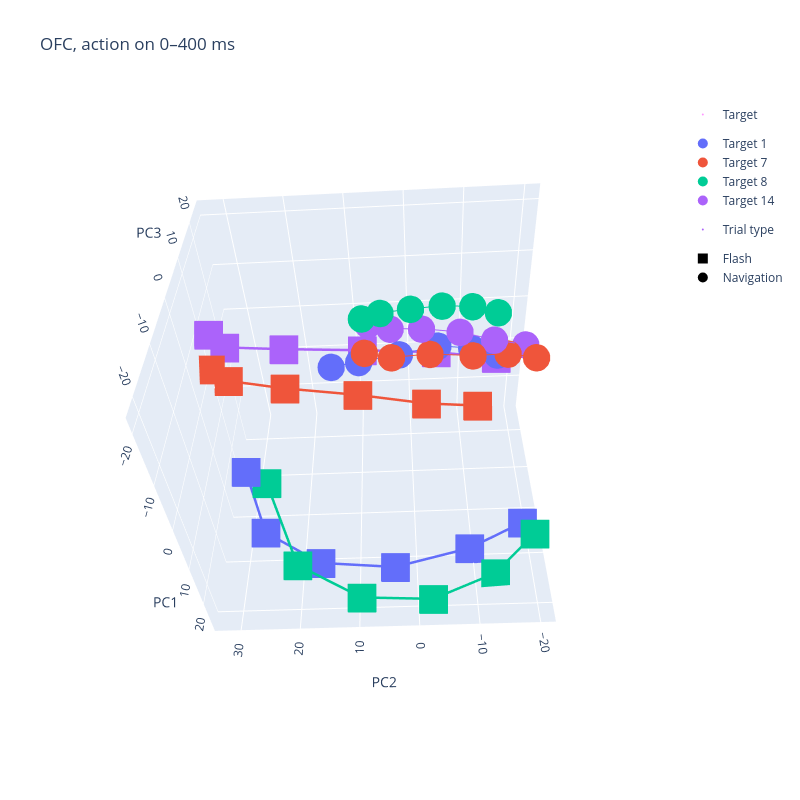

Write notebook code for a chart like this one.
### Code cell
# input to pca is flash action on 0-400 and navigation first step action on 0-400ms, basically, 
# trying to see if the neural population respond to the start of a trial in similarly to flash vs navigation
# also look at when the start is the goal versus not during navigation trials

# -----------------------------
# Settings
# -----------------------------
targets = [1, 7, 8, 14]
values = np.arange(4)

colors = {
    1: "#636EFA",
    7: "#EF553B",
    8: "#00CC96",
    14: "#AB63FA"
}

value_sizes = values * 9

trial_symbols = {
    "Flash": "square",
    "Navigation": "circle",
}

# -----------------------------
# Figure
# -----------------------------
fig = go.Figure()

# -----------------------------
# Real data traces (no legend)
# -----------------------------
for ii, target in enumerate(targets):

    color = colors[target]

    # Flash trials
    fig.add_trace(
        go.Scatter3d(
            x=red_X[0, ii, ::5, 0],
            y=red_X[0, ii, ::5, 1],
            z=red_X[0, ii, ::5, 2],
            mode="lines+markers",
            marker=dict(size=15, color=color, symbol="square"),
            line=dict(width=5, color=color),
            legendgroup=f"target_{target}",
            showlegend=False
        )
    )

    # Navigation trials

    fig.add_trace(
        go.Scatter3d(
            x=red_X[1, ii, ::5, 0],
            y=red_X[1, ii, ::5, 1],
            z=red_X[1, ii, ::5, 2],
            mode="lines+markers",
            marker=dict(
                size= vv*4+4,
                color=color,
                symbol="circle"
            ),
            line=dict(width= 2, color=color),
            legendgroup=f"target_{target}",
            showlegend=False
        )
    )

# -----------------------------
# Dummy legend: Target (color)
# -----------------------------
fig.add_trace(go.Scatter3d(
    x=[None], y=[None], z=[None],
    mode="markers",
    marker=dict(size=0),
    name="Target",
    showlegend=True
))

for target in targets:
    fig.add_trace(
        go.Scatter3d(
            x=[None], y=[None], z=[None],
            mode="markers",
            marker=dict(size=10, color=colors[target], symbol="circle"),
            name=f"Target {target}",
            legendgroup="targets",
            showlegend=True
        )
    )

# -----------------------------
# Dummy legend: Trial type (symbol)
# -----------------------------
fig.add_trace(go.Scatter3d(
    x=[None], y=[None], z=[None],
    mode="markers",
    marker=dict(size=0),
    name="Trial type",
    showlegend=True
))

for label, symbol in trial_symbols.items():
    fig.add_trace(
        go.Scatter3d(
            x=[None], y=[None], z=[None],
            mode="markers",
            marker=dict(size=10, color="black", symbol=symbol),
            name=label,
            legendgroup="trial_type",
            showlegend=True
        )
    )

# -----------------------------
# Layout
# -----------------------------
fig.update_layout(
    scene=dict(
        xaxis_title="PC1",
        yaxis_title="PC2",
        zaxis_title="PC3"
    ),
    title=f"{region}, action on 0–400 ms",
    width=800,
    height=800,
    legend=dict(tracegroupgap=10)
)

# fig.write_html("/Volumes/Extreme SSD/Subspace/OFC, flash and navigation, at the goal location.html")
fig.show()

### Figure 1 — Plotly figure (JSON) as saved in the notebook; plotly's stock layout.template omitted (floating-point values rounded to 4 significant figures)
{"data": [{"legendgroup": "target_1", "line": {"color": "#636EFA", "width": 5}, "marker": {"color": "#636EFA", "size": 15, "symbol": "square"}, "mode": "lines+markers", "showlegend": false, "type": "scatter3d", "x": [-1.915, 8.976, 18.25, 24.73, 26.95, 25.05], "y": [24.77, 23.25, 15.75, 3.79, -9.387, -19.03], "z": [-14.91, -18.03, -17.74, -14.74, -9.896, -6.104]}, {"legendgroup": "target_1", "line": {"color": "#636EFA", "width": 2}, "marker": {"color": "#636EFA", "size": 16, "symbol": "circle"}, "mode": "lines+markers", "showlegend": false, "type": "scatter3d", "x": [-14.71, -13.58, -12.63, -12.16, -11.0, -9.989], "y": [11.33, 7.543, 1.645, -4.149, -9.251, -13.1], "z": [-6.957, -4.901, -2.496, -0.3412, 0.1556, -0.4309]}, {"legendgroup": "target_7", "line": {"color": "#EF553B", "width": 5}, "marker": {"color": "#EF553B", "size": 15, "symbol": "square"}, "mode": "lines+markers", "showlegend": false, "type": "scatter3d", "x": [-4.231, 3.594, 11.48, 18.16, 21.85, 21.7], "y": [32.77, 32.09, 23.65, 10.37, -3.268, -13.45], "z": [5.375, 10.92, 16.78, 21.15, 21.69, 20.38]}, {"legendgroup": "target_7", "line": {"color": "#EF553B", "width": 2}, "marker": {"color": "#EF553B", "size": 16, "symbol": "circle"}, "mode": "lines+markers", "showlegend": false, "type": "scatter3d", "x": [-16.14, -15.01, -14.0, -13.07, -11.96, -11.02], "y": [6.538, 2.761, -2.783, -9.018, -14.31, -18.55], "z": [-5.889, -5.784, -4.24, -3.892, -2.565, -2.568]}, {"legendgroup": "target_8", "line": {"color": "#00CC96", "width": 5}, "marker": {"color": "#00CC96", "size": 15, "symbol": "square"}, "mode": "lines+markers", "showlegend": false, "type": "scatter3d", "x": [0.04753, 12.73, 21.97, 26.92, 27.29, 24.81], "y": [21.94, 18.53, 9.24, -2.448, -13.4, -20.83], "z": [-15.57, -21.65, -22.09, -19.8, -14.94, -8.715]}, {"legendgroup": "target_8", "line": {"color": "#00CC96", "width": 2}, "marker": {"color": "#00CC96", "size": 16, "symbol": "circle"}, "mode": "lines+markers", "showlegend": false, "type": "scatter3d", "x": [-21.25, -20.68, -19.54, -17.8, -16.41, -14.72], "y": [6.632, 4.09, -0.1981, -4.88, -9.501, -13.45], "z": [-4.585, -2.812, -0.7011, 1.982, 3.316, 3.763]}, {"legendgroup": "target_14", "line": {"color": "#AB63FA", "width": 5}, "marker": {"color": "#AB63FA", "size": 15, "symbol": "square"}, "mode": "lines+markers", "showlegend": false, "type": "scatter3d", "x": [-9.873, -2.417, 4.151, 9.034, 11.59, 12.57], "y": [32.17, 31.83, 23.05, 8.891, -5.431, -17.04], "z": [7.431, 12.94, 19.58, 24.04, 25.51, 24.24]}, {"legendgroup": "target_14", "line": {"color": "#AB63FA", "width": 2}, "marker": {"color": "#AB63FA", "size": 16, "symbol": "circle"}, "mode": "lines+markers", "showlegend": false, "type": "scatter3d", "x": [-19.1, -18.03, -17.3, -16.14, -14.16, -12.42], "y": [5.876, 2.792, -1.66, -7.201, -12.27, -17.04], "z": [-3.248, -3.113, -2.471, -2.163, -1.877, -1.209]}, {"marker": {"size": 0}, "mode": "markers", "name": "Target", "showlegend": true, "type": "scatter3d", "x": [null], "y": [null], "z": [null]}, {"legendgroup": "targets", "marker": {"color": "#636EFA", "size": 10, "symbol": "circle"}, "mode": "markers", "name": "Target 1", "showlegend": true, "type": "scatter3d", "x": [null], "y": [null], "z": [null]}, {"legendgroup": "targets", "marker": {"color": "#EF553B", "size": 10, "symbol": "circle"}, "mode": "markers", "name": "Target 7", "showlegend": true, "type": "scatter3d", "x": [null], "y": [null], "z": [null]}, {"legendgroup": "targets", "marker": {"color": "#00CC96", "size": 10, "symbol": "circle"}, "mode": "markers", "name": "Target 8", "showlegend": true, "type": "scatter3d", "x": [null], "y": [null], "z": [null]}, {"legendgroup": "targets", "marker": {"color": "#AB63FA", "size": 10, "symbol": "circle"}, "mode": "markers", "name": "Target 14", "showlegend": true, "type": "scatter3d", "x": [null], "y": [null], "z": [null]}, {"marker": {"size": 0}, "mode": "markers", "name": "Trial type", "showlegend": true, "type": "scatter3d", "x": [null], "y": [null], "z": [null]}, {"legendgroup": "trial_type", "marker": {"color": "black", "size": 10, "symbol": "square"}, "mode": "markers", "name": "Flash", "showlegend": true, "type": "scatter3d", "x": [null], "y": [null], "z": [null]}, {"legendgroup": "trial_type", "marker": {"color": "black", "size": 10, "symbol": "circle"}, "mode": "markers", "name": "Navigation", "showlegend": true, "type": "scatter3d", "x": [null], "y": [null], "z": [null]}], "layout": {"height": 800, "legend": {"tracegroupgap": 10}, "scene": {"aspectmode": "auto", "aspectratio": {"x": 0.9738, "y": 1.075, "z": 0.955}, "camera": {"center": {"x": 0, "y": 0, "z": 0}, "eye": {"x": -1.666, "y": -0.09115, "z": -1.652}, "projection": {"type": "perspective"}, "up": {"x": 0, "y": 0, "z": 1}}, "xaxis": {"title": {"text": "PC1"}, "type": "linear"}, "yaxis": {"title": {"text": "PC2"}, "type": "linear"}, "zaxis": {"title": {"text": "PC3"}, "type": "linear"}}, "title": {"text": "OFC, action on 0–400 ms"}, "width": 800}}
